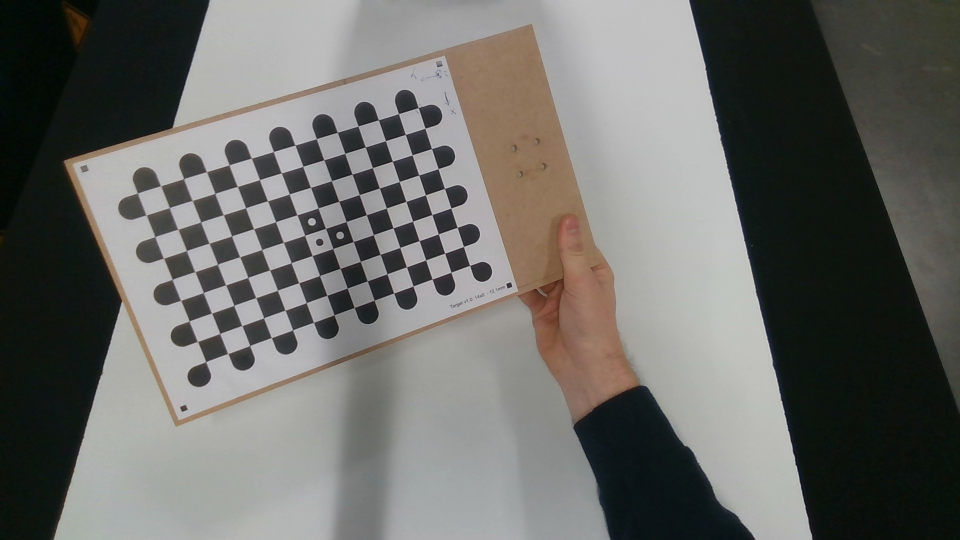
#> input picture data/camera_calibration_images/image_0.jpg, 1920 x 1080 px, found by its file name (shown at 1/2 size); its folder holds 4 pictures in this run
$ python abb_camera_calibration.py
#> lines starting #> are read from the running program, lines starting #| are printed output that depends on the picture
### src/robot_demonstrator/Camera.py
# Imports
import cv2
import numpy
import pyrealsense2 as realsense

class Camera:

	def __init__(self):

		# Camera configuration properties
		self.color_resolution = (1920, 1080)
		self.depth_resolution = (1280, 720)
		self.frames_per_second = 30
		self.id = '821312060307'

		# Camera connection properties
		self.conn = None
		self.conf = None
		self.align = None

		# Camera calibration properties (calculated from 'abb_camera_calibration.py'-file)
		self.mtx = numpy.load('./data/mtx.npy')
#> (reads data/mtx.npy from the repository)
		self.dist = numpy.load('./data/distortion.npy')
#> (reads data/distortion.npy from the repository)

		# Chessboard properties
		self.h = 14
		self.b = 9
		self.size = 17.4 # mm

	# Start camera readout
	# [41 lines left out: functions start, close, read, not called in this run]

	# Get depth of pixel
	def get_pixel_depth(self, image, pixel):
		depth = image[pixel[1], pixel[0]]
		return depth

	# Extrinsic calibration
	# [54 lines left out: functions extrinsic_calibration, intrinsic_trans, intrinsic_trans_inv, not called in this run]

### scripts/abb_camera_calibration.py
# Imports
import os
import cv2
import time
import numpy as np
import matplotlib.pyplot as plt
from robot_demonstrator.Camera import Camera

# Get file name
file_name_images_rgb = './data/camera_calibration_images'

# Get camera
cam = Camera()

# Declare arrays to store object points and image points from all the images.
imgpoints = []
objpoints = []

# Get object points for 1 chessboard
objp = np.zeros((cam.h * cam.b, 3), np.float32)
objp[:, :2] = np.mgrid[0:cam.b, 0:cam.h].T.reshape(-1, 2)
objp = cam.size * objp

# Get images list
images = os.listdir(file_name_images_rgb)

# Create camera object
cam = Camera()

# Loop over images
for index in range(len(images)):

	# Get image
	image = cv2.imread(os.path.join(file_name_images_rgb, images[index]))
#> image is the input picture: shape (1080, 1920, 3); mean B, G, R 102.9, 106.8, 106.7

	# To grayscale
	gray_image = cv2.cvtColor(image, cv2.COLOR_BGR2GRAY)
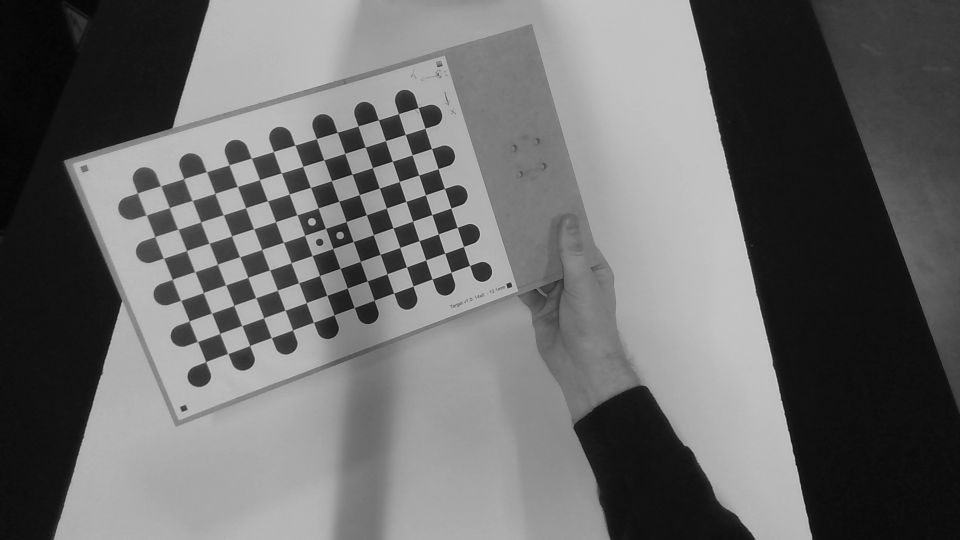
#> gray_image: shape (1080, 1920) (shown at 1/2 size); min 3, max 216, mean 106.3

	# Find chessboard corners
	ret, corners = cv2.findChessboardCorners(gray_image, (cam.b, cam.h), None)
#> ret = True; corners = 126 rows, first 8: [415, 718], [395.7, 683.8], [378.9, 642.2], [363.8, 600.6], [345.1, 559], [327.5, 516.7], [310, 473.6], [292.6, 430.2]

	# If corners found
	if ret == True:

		# Refine corners
		criteria = (cv2.TERM_CRITERIA_EPS + cv2.TERM_CRITERIA_MAX_ITER, 30, 0.001)
		corners2 = cv2.cornerSubPix(gray_image, corners, (11, 11), (-1, -1), criteria)
#> corners2 = 126 rows, first 8: [412.1, 723.7], [395.4, 683.4], [378.8, 642.3], [361.8, 601.1], [344.8, 559.1], [327.6, 516.7], [310.2, 473.7], [292.8, 430.4]

		# Append
		objpoints.append(objp)
		imgpoints.append(corners2)
#> pass 2 of the loop `for index in range(len(images)):`:
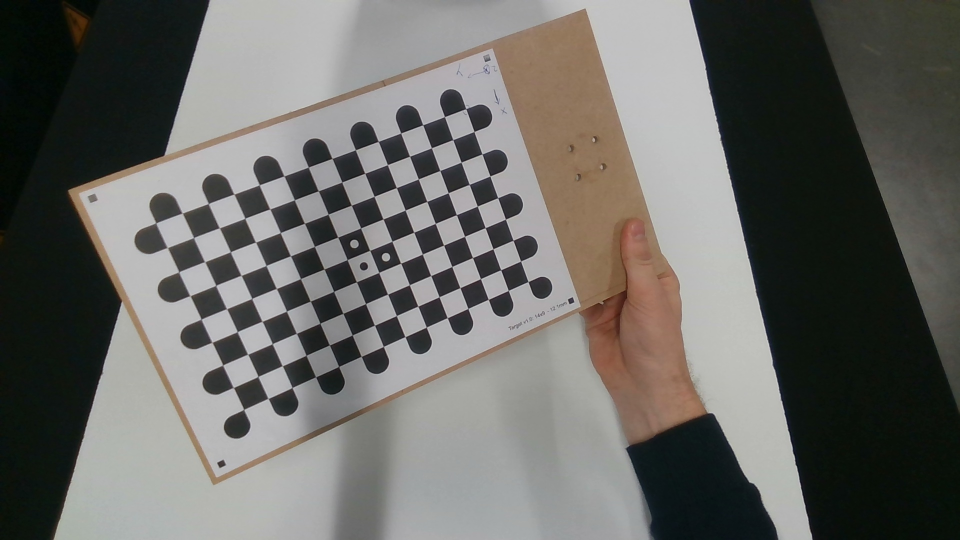
#> input picture data/camera_calibration_images/image_1.jpg, 1920 x 1080 px, found by its file name (shown at 1/2 size)
#> image is the input picture: shape (1080, 1920, 3); mean B, G, R 100.3, 104.3, 104.9
#> `gray_image = cv2.cvtColor(image, cv2.COLOR_BGR2GRAY)`:
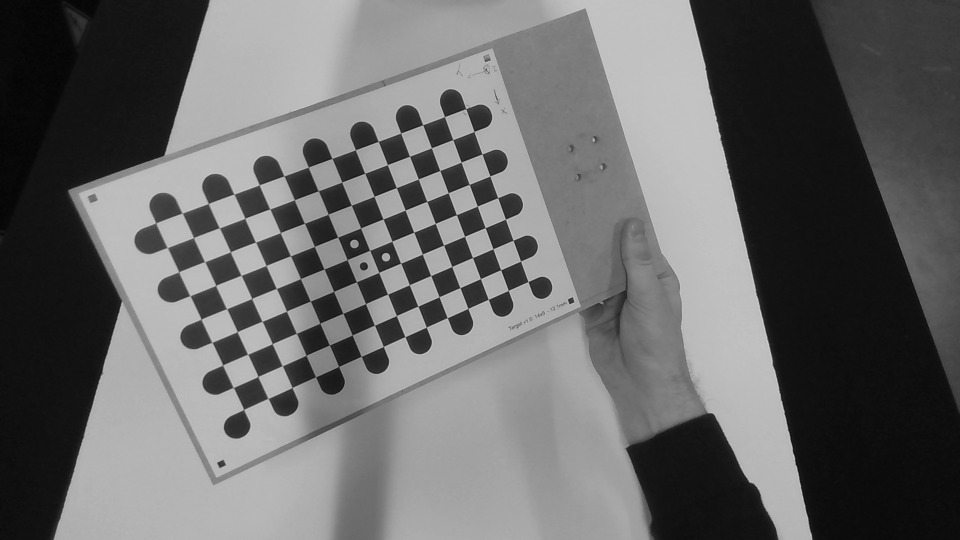
#> gray_image: shape (1080, 1920) (shown at 1/2 size); min 4, max 215, mean 104
#> corners = 126 rows, first 8: [490, 814], [467.3, 775.4], [445.9, 730.4], [425, 685.2], [402.5, 638.6], [387, 594], [361, 538], [334.5, 495.6]
#> corners2 = 126 rows, first 8: [487.9, 819.3], [467.2, 775.3], [446, 730.4], [424.4, 685], [402.6, 638.7], [380.4, 591.9], [358, 544.1], [335.1, 495.6]
#> pass 3 of the loop `for index in range(len(images)):`:
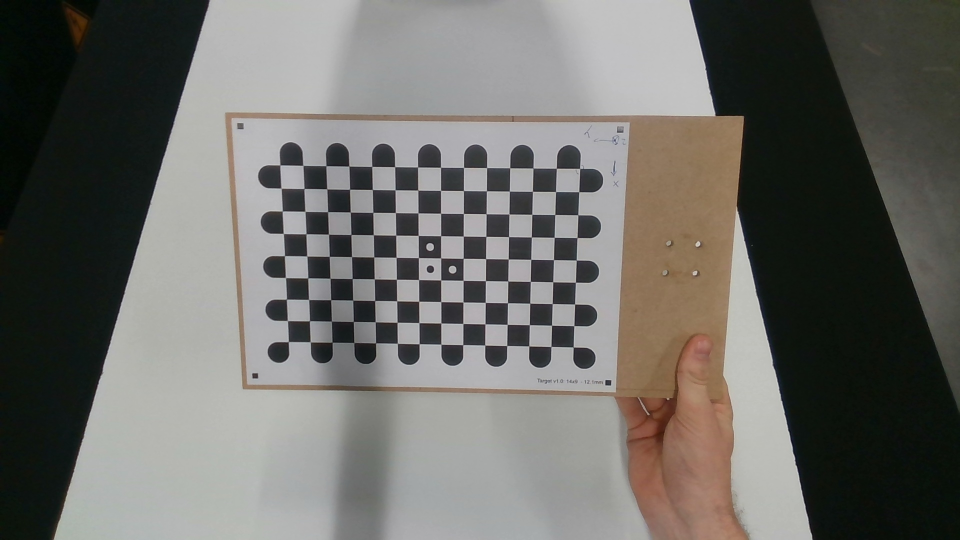
#> input picture data/camera_calibration_images/image_2.jpg, 1920 x 1080 px, found by its file name (shown at 1/2 size)
#> image is the input picture: shape (1080, 1920, 3); mean B, G, R 102.7, 107.2, 108.2
#> `gray_image = cv2.cvtColor(image, cv2.COLOR_BGR2GRAY)`:
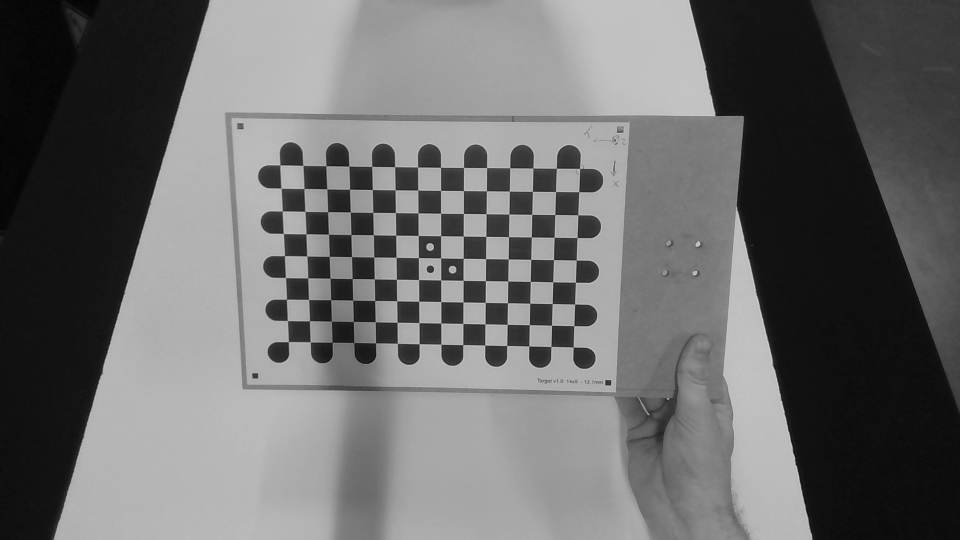
#> gray_image: shape (1080, 1920) (shown at 1/2 size); min 4, max 215, mean 107
#> corners = 126 rows, first 8: [577.5, 683.5], [575.7, 641.8], [573.3, 598.6], [571.5, 555.5], [569.5, 511.9], [571, 472], [569, 420], [562.7, 377]
#> corners2 = 126 rows, first 8: [577.2, 683.7], [575.3, 641.6], [573.4, 598.8], [571.4, 555.6], [569.4, 511.7], [567.1, 467.4], [565, 422.5], [562.6, 376.7]
#> the loop made 4 passes; the first 3 are shown

# Calculate intrinsics
ret, mtx, dist, rvecs, tvecs = cv2.calibrateCamera(objpoints, imgpoints, gray_image.shape[::-1], None, None)
print("\nIntrinsic matrix:\n")
print(mtx)
np.save('./data/mtx.npy', mtx)
print("\nDistortion coefficients:\n")
print(dist)
np.save('./data/distortion.npy', dist)

# Calculate reprojection error
mean_error = 0
for i in range(len(objpoints)):
	imgpoints2, _ = cv2.projectPoints(objpoints[i], rvecs[i], tvecs[i], mtx, dist)
	error = cv2.norm(imgpoints[i], imgpoints2, cv2.NORM_L2) / len(imgpoints2)
	mean_error += error
print("\nTotal error: ", mean_error / len(objpoints))
